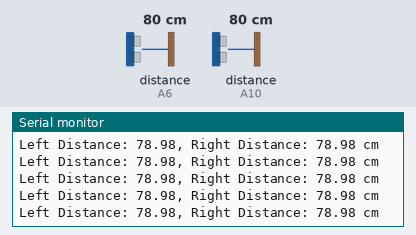
This sketch was run on a simulated Arduino Mega 2560, built with avr-gcc and run on an emulated ATmega2560. On the bench: the last lines printed to the serial monitor. Wiring (inferred from the names in the program): 2 × ultrasonic range finder: trigger A7, echo A6 / trigger A11, echo A10. The inputs (shaded band) are chosen by the test bench; at power-on: distance to the obstacle (sensors on A6, A10) 80 cm. The echo pulse lasts 58.3 µs per cm.

Above: at 1.2 s.
1.3 s: distance to the obstacle (sensor on A6) set to 2 cm
At 1.42 s:
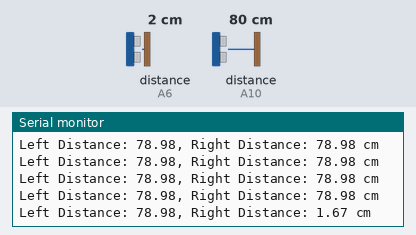
4.3 s: distance to the obstacle (sensor on A10) set to 120 cm
At 4.3 s:
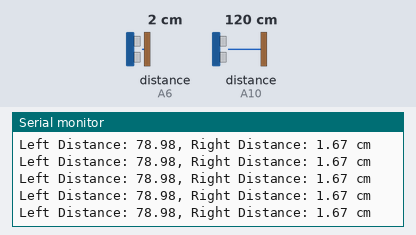
7.3 s: distance to the obstacle (sensor on A6) set to 120 cm
At 7.3 s:
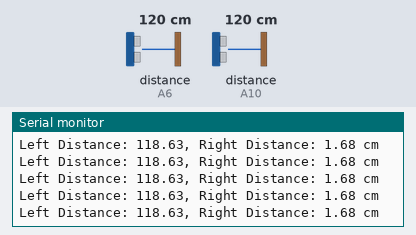
10.3 s: distance to the obstacle (sensor on A10) set to 2 cm
At 10.31 s:
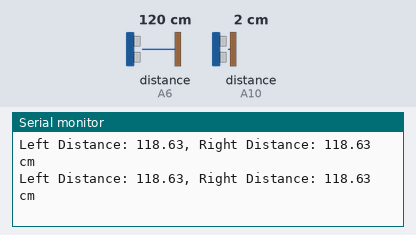
13.3 s: distance to the obstacle (sensor on A6) set to 4 cm
At 13.31 s:
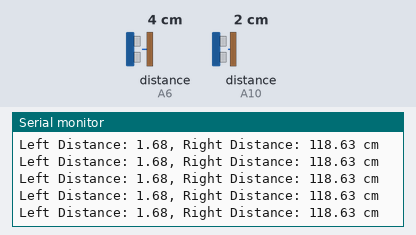
16.3 s: distance to the obstacle (sensor on A10) set to 18 cm
At 16.33 s:
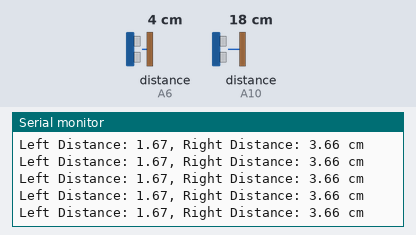
Timing chart, 0 to 19.3 s (numbered marks = the images above; inputs shaded):
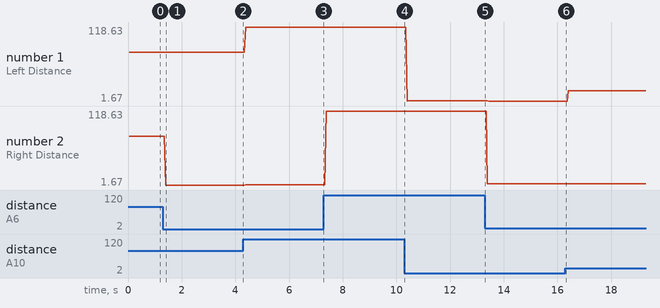

The sketch:

sketch_nov15a.ino
```cpp
// ---------------------------------------------------------------- //
// Arduino Ultrasoninc Sensor HC-SR04
// Re-writed by Arbi Abdul Jabbaar
// Using Arduino IDE 1.8.7
// Using HC-SR04 Module
// Tested on 17 September 2019
// ---------------------------------------------------------------- //

#define echoPin A6 // attach pin D2 Arduino to pin Echo of HC-SR04
#define trigPin A7 //attach pin D3 Arduino to pin Trig of HC-SR04

#define LEFT_SONIC_ECHO_PIN A10
#define LEFT_SONIC_TRIG_PIN A11

#define RIGHT_SONIC_ECHO_PIN A6
#define RIGHT_SONIC_TRIG_PIN A7

// defines variables
long left_duration; // variable for the duration of sound wave travel
float left_distance; // variable for the distance measurement

long right_duration; // variable for the duration of sound wave travel
float right_distance; // variable for the distance measurement

void setup() {
  pinMode(LEFT_SONIC_TRIG_PIN, OUTPUT); // Sets the trigPin as an OUTPUT
  pinMode(LEFT_SONIC_ECHO_PIN, INPUT); // Sets the echoPin as an INPUT
  pinMode(RIGHT_SONIC_TRIG_PIN, OUTPUT); // Sets the trigPin as an OUTPUT
  pinMode(RIGHT_SONIC_ECHO_PIN, INPUT); // Sets the echoPin as an INPUT
  Serial.begin(9600); // // Serial Communication is starting with 9600 of baudrate speed
  Serial.println("Ultrasonic Sensor HC-SR04 Test"); // print some text in Serial Monitor
  Serial.println("with Arduino UNO R3");
}
void loop() {
  // Clears the trigPin condition
  digitalWrite(LEFT_SONIC_TRIG_PIN, LOW);
  delayMicroseconds(2);
  // Sets the trigPin HIGH (ACTIVE) for 10 microseconds
  digitalWrite(LEFT_SONIC_TRIG_PIN, HIGH);
  delayMicroseconds(10);
  digitalWrite(LEFT_SONIC_TRIG_PIN, LOW);
  // Reads the echoPin, returns the sound wave travel time in microseconds
  left_duration = pulseIn(LEFT_SONIC_ECHO_PIN, HIGH);
  // Calculating the distance
  left_distance = left_duration * 0.034 / 2.0; // Speed of sound wave divided by 2 (go and back)
  // Displays the distance on the Serial Monitor

  // Clears the trigPin condition
  digitalWrite(RIGHT_SONIC_TRIG_PIN, LOW);
  delayMicroseconds(2);
  // Sets the trigPin HIGH (ACTIVE) for 10 microseconds
  digitalWrite(RIGHT_SONIC_TRIG_PIN, HIGH);
  delayMicroseconds(10);
  digitalWrite(RIGHT_SONIC_TRIG_PIN, LOW);
  // Reads the echoPin, returns the sound wave travel time in microseconds
  right_duration = pulseIn(RIGHT_SONIC_ECHO_PIN, HIGH);
  // Calculating the distance
  right_distance = right_duration * 0.034 / 2.0; // Speed of sound wave divided by 2 (go and back)
  // Displays the distance on the Serial Monitor

  Serial.print("Left Distance: ");
  Serial.print(left_distance);
  Serial.print(", Right Distance: ");
  Serial.print(right_distance);
  Serial.println(" cm");
}
```

Measured:
- after the input at 1.3 s, the serial monitor: prints a new line after 0.10 s (image 1)
- plotted number 1: 78.98 → 118.63 after the input at 4.3 s, 1.67 → 17.53 after the input at 16.3 s
- plotted number 2: 78.98 → 1.67 after the input at 1.3 s, 1.67 → 1.68 after the input at 4.3 s, 118.63 → 3.66 after the input at 13.3 s
